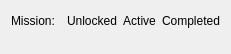
<?xml version="1.0" encoding="UTF-8"?>
<ui version="4.0">
 <class>SADXMissions</class>
 <widget class="QWidget" name="SADXMissions">
  <property name="geometry">
   <rect>
    <x>0</x>
    <y>0</y>
    <width>206</width>
    <height>54</height>
   </rect>
  </property>
  <layout class="QVBoxLayout" name="vboxMain">
   <item>
    <layout class="QHBoxLayout" name="hboxCharacter"/>
   </item>
   <item>
    <layout class="QGridLayout" name="gridMissions">
     <item row="0" column="0" colspan="3">
      <widget class="QLabel" name="lblMissionHeader">
       <property name="text">
        <string>Mission:</string>
       </property>
       <property name="textFormat">
        <enum>Qt::PlainText</enum>
       </property>
      </widget>
     </item>
     <item row="0" column="3">
      <spacer name="hspcHeader">
       <property name="orientation">
        <enum>Qt::Horizontal</enum>
       </property>
       <property name="sizeHint" stdset="0">
        <size>
         <width>40</width>
         <height>20</height>
        </size>
       </property>
      </spacer>
     </item>
     <item row="0" column="4">
      <widget class="QLabel" name="lblUnlocked">
       <property name="text">
        <string>Unlocked</string>
       </property>
       <property name="textFormat">
        <enum>Qt::PlainText</enum>
       </property>
       <property name="alignment">
        <set>Qt::AlignCenter</set>
       </property>
      </widget>
     </item>
     <item row="0" column="5">
      <widget class="QLabel" name="lblActive">
       <property name="text">
        <string>Active</string>
       </property>
       <property name="textFormat">
        <enum>Qt::PlainText</enum>
       </property>
       <property name="alignment">
        <set>Qt::AlignCenter</set>
       </property>
      </widget>
     </item>
     <item row="0" column="6">
      <widget class="QLabel" name="lblCompleted">
       <property name="text">
        <string>Completed</string>
       </property>
       <property name="textFormat">
        <enum>Qt::PlainText</enum>
       </property>
       <property name="alignment">
        <set>Qt::AlignCenter</set>
       </property>
      </widget>
     </item>
     <item row="61" column="0" colspan="7">
      <spacer name="vspcSpacer">
       <property name="orientation">
        <enum>Qt::Vertical</enum>
       </property>
       <property name="sizeHint" stdset="0">
        <size>
         <width>20</width>
         <height>40</height>
        </size>
       </property>
      </spacer>
     </item>
    </layout>
   </item>
  </layout>
 </widget>
 <resources/>
 <connections/>
</ui>
